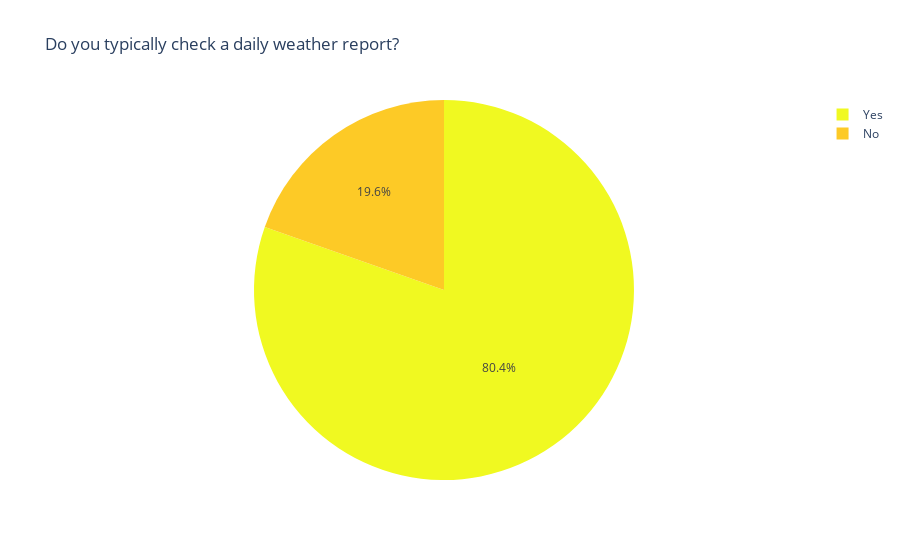

The code cell stored with this chart in its notebook:
### Code cell
a= data["Do you typically check a daily weather report?"]
fig = px.pie(a,names=a, title="Do you typically check a daily weather report?",color_discrete_sequence=px.colors.sequential.Plasma_r)
fig.show()
fig.write_html("D:\\Mini_Projects\\DataViz\\hw2gr1.html")

### Figure 1 — Plotly figure (JSON) as saved in the notebook; plotly's stock layout.template omitted (floating-point values rounded to 4 significant figures; data arrays with more than 128 entries replaced by an {"elided": "..."} marker saying what was removed)
{"data": [{"domain": {"x": [0, 1], "y": [0, 1]}, "hovertemplate": "label=%{label}<extra></extra>", "labels": {"elided": "928 str values"}, "legendgroup": "", "name": "", "showlegend": true, "type": "pie"}], "layout": {"legend": {"tracegroupgap": 0}, "piecolorway": ["#f0f921", "#fdca26", "#fb9f3a", "#ed7953", "#d8576b", "#bd3786", "#9c179e", "#7201a8", "#46039f", "#0d0887"], "title": {"text": "Do you typically check a daily weather report?"}}}
